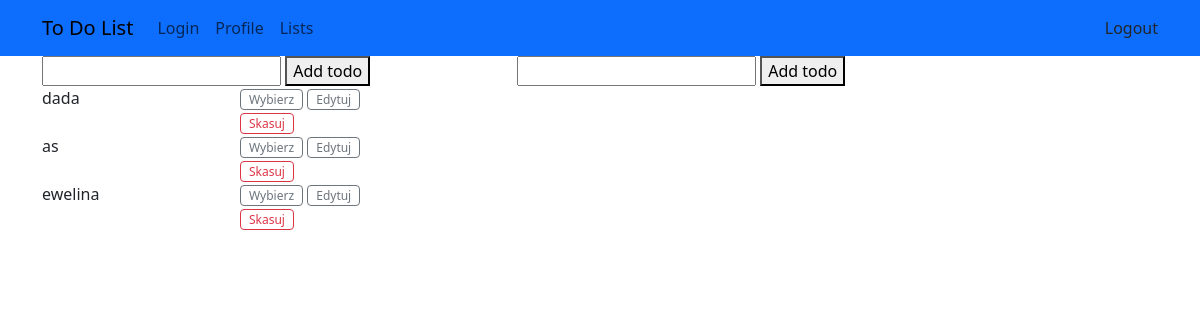
/ewelina, run on an earlier commit of the app's database.
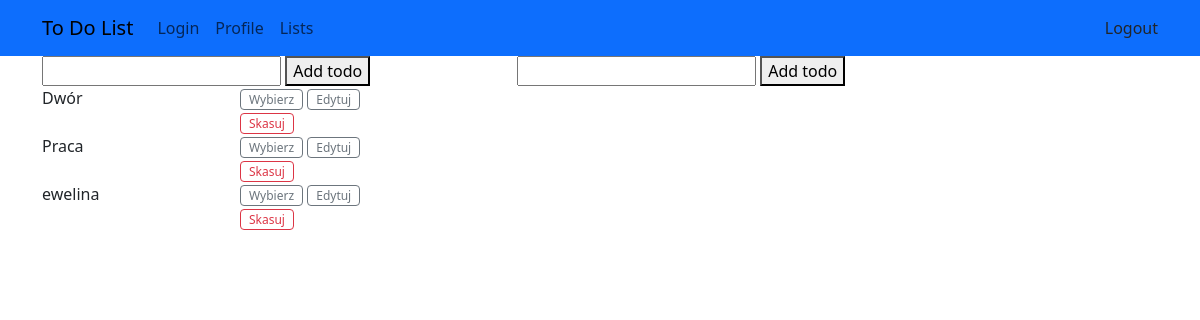
And on a later commit of the database.
### tables this page shows
CREATE TABLE list_1(id integer primary key autoincrement, area varchat(25));

### app.py (the view)
@app.route("/<action>")
def choose(action):
    db = get_db()
    sql_command = 'select * from list_1 where area = ?;'
    cur = db.execute(sql_command, [action])
    table = cur.fetchone()
    sql_command = f"select * from '{nick+table[1]}'"
    cur = db.execute(sql_command)
    todos_side = cur.fetchall()
    sql_command = 'select * from list_1;'
    cur = db.execute(sql_command)
    todos = cur.fetchall()
    return render_template('index.html', todos=todos, todos_side=todos_side, action=action )

### app.py (called while the page is built)
def get_db():
    if not hasattr(g, 'sqlite_db'):
        conn = sqlite3.connect(app_info['db_file'])
        conn.row_factory = sqlite3.Row
        g.sqlite_db = conn
        return g.sqlite_db

### templates/index.html (shortened to what this page needs)
{% extends 'base.html' %}
{% block main %}
        <div class="container text-break">
              <div class="row " >
                <div class="col-5">
                <form action="{{url_for('add')}}" method="POST">
                  <input type="text" name="todo">
                  <button type="submit"> Add todo</button>
                </form>
              </div>
              <div class="col-7">
                <form action="{{url_for('add_side', todo_side=action)}}" method="POST">
                  <input type="text" name="todo_side">
                  <button type="submit"> Add todo</button>
                </form>
              </div>
              </div>
            <div class="row">
            <div class="col-5">
                    {% for todo in todos %}
                    <div class="row">
                      <div class="col-5">
                        {{ todo.area }}
                      </div>
                      <div class="col-5">
                        <a href="{{url_for('choose', action=todo.area)}}" class="btn btn-outline-secondary btn-sm" role="button" style="--bs-btn-padding-y: .015rem; --bs-btn-padding-x: .5rem; --bs-btn-font-size: .75rem;">Wybierz</a>
                        <a href="{{url_for('edit', index=todo.id, old_todo=todo.area)}}" class="btn btn-outline-secondary btn-sm" role="button" style="--bs-btn-padding-y: .015rem; --bs-btn-padding-x: .5rem; --bs-btn-font-size: .75rem;">Edytuj</a>
                        <a href="{{url_for('delete', index=todo.id)}}" class="btn btn-outline-danger btn-sm" role="button" style="--bs-btn-padding-y: .015rem; --bs-btn-padding-x: .5rem; --bs-btn-font-size: .75rem;">Skasuj</a>
                      </div>
                    </div>
                    {% endfor %}
            </div>
            <div class="col-7">
            </div>
          </div>
        </div>
{% endblock %}

### templates/base.html (shortened to what this page needs)
<!doctype html>
<html lang="en">
  <head>
    <link href="https://cdn.jsdelivr.net/npm/bootstrap@5.3.2/dist/css/bootstrap.min.css" rel="stylesheet">
  </head>
  <body>
    {% include 'menu_bar.html' %}
    {% block main %} {% endblock %}
  </body>
</html>

### templates/menu_bar.html (shortened to what this page needs)
<nav class="navbar navbar-expand-lg bg-primary">
  <div class="container">
    <a class="navbar-brand" href="#">To Do List</a>
    <div class="collapse navbar-collapse" id="navbarNav">
      <ul class="navbar-nav me-auto mb-2 mb-lg-0">
        <li class="nav-item">
          <a class="nav-link" href="{{ url_for('login') }}">Login</a>
        </li>
        <li class="nav-item">
          <a class="nav-link" href="#">Profile</a>
        </li>
        <li class="nav-item">
          <a class="nav-link {{ 'active' if active_menu=='logout' }}" href="{{ url_for('index') }}">Lists</a>
        </li>
      </ul>
        <li class="d-flex">
          <a class="nav-link {{ 'active' if active_menu=='logout' }}" href="{{ url_for('logout') }}">Logout</a>
        </li>
    </div>
  </div>
</nav>

What changed in the data, as far as the page shows it:
removed list_1: area "dada"
removed list_1: area "as"
added list_1: area "Dwór"
added list_1: area "Praca"
